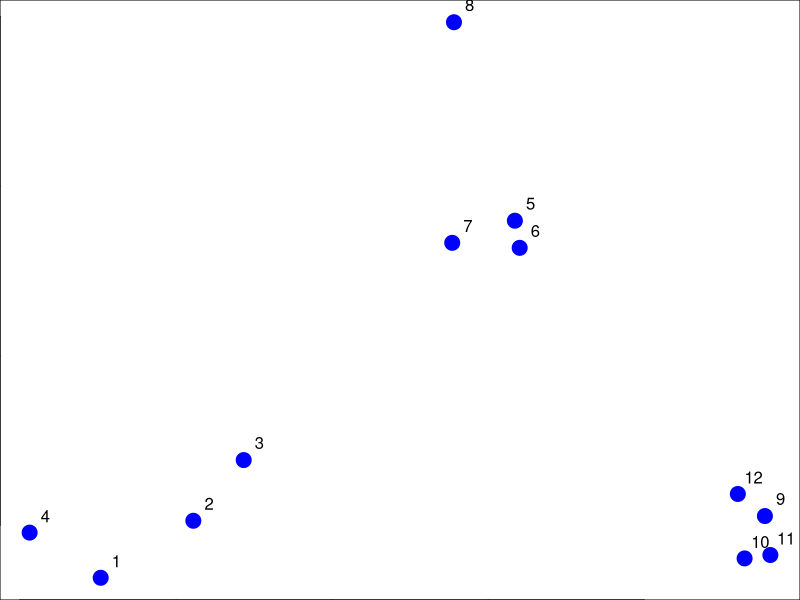
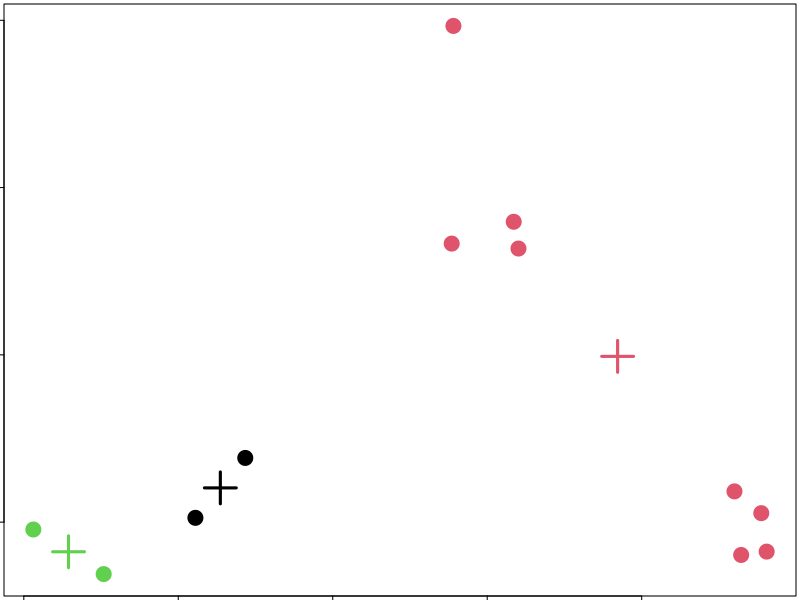
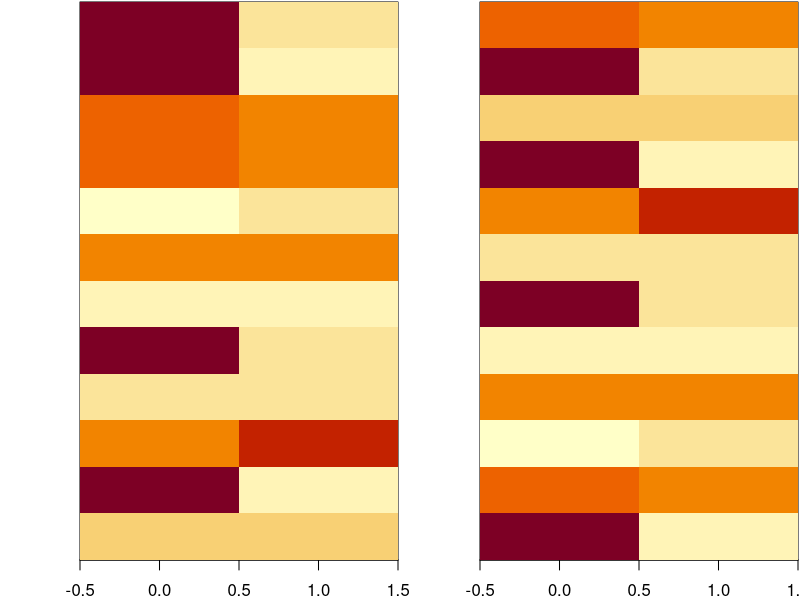

R code for these plots, in order:
# Can we find things that are close together?
#   -How do we define close?
#   -How do we group things?
#   -How do we visualize the grouping?
#   -How do we interpret the grouping?

# How do we define close?
# Most important step
#   -Garbage in ⟶ garbage out
# Distance or similarity
#   -Continuous - euclidean distance
#   -Continous - correlation similarity
#   -Binary - manhattan distance
# Pick a distance/similarity that makes sense for your problem

# K-means clustering
# 
# A partioning approach
#   -Fix a number of clusters
#   -Get "centroids" of each cluster
#   -Assign things to closest centroid
#   -Reclaculate centroids
# Requires
#   -A defined distance metric
#   -A number of clusters
#   -An initial guess as to cluster centroids
# Produces
#   -Final estimate of cluster centroids
#   -An assignment of each point to clusters

#K-means clustering - example
set.seed(1234)
par(mar = c(0, 0, 0, 0))
x <- rnorm(12, mean = rep(1:3, each = 4), sd = 0.2)
y <- rnorm(12, mean = rep(c(1, 2, 1), each = 4), sd = 0.2)
plot(x, y, col = "blue", pch = 19, cex = 2)
text(x + 0.05, y + 0.05, labels = as.character(1:12))

#kmeans()
#Important parameters: x, · centers, iter.max, nstart
dataFrame <- data.frame(x, y)
kmeansObj <- kmeans(dataFrame, centers = 3)
names(kmeansObj)
kmeansObj$cluster

#kmeans()
par(mar = rep(0.2, 4))
plot(x, y, col = kmeansObj$cluster, pch = 19, cex = 2)
points(kmeansObj$centers, col = 1:3, pch = 3, cex = 3, lwd = 3)

#Heatmaps
set.seed(1234)
dataMatrix <- as.matrix(dataFrame)[sample(1:12), ]
kmeansObj2 <- kmeans(dataMatrix, centers = 3)
par(mfrow = c(1, 2), mar = c(2, 4, 0.1, 0.1))
image(t(dataMatrix)[, nrow(dataMatrix):1], yaxt = "n")
image(t(dataMatrix)[, order(kmeansObj$cluster)], yaxt = "n")


# K-means requires a number of clusters
#   -Pick by eye/intuition
#   -Pick by cross validation/information theory, etc.
#   -Determining the number of clusters
# K-means is not deterministic
#   -Different # of clusters
#   -Different number of iterations




